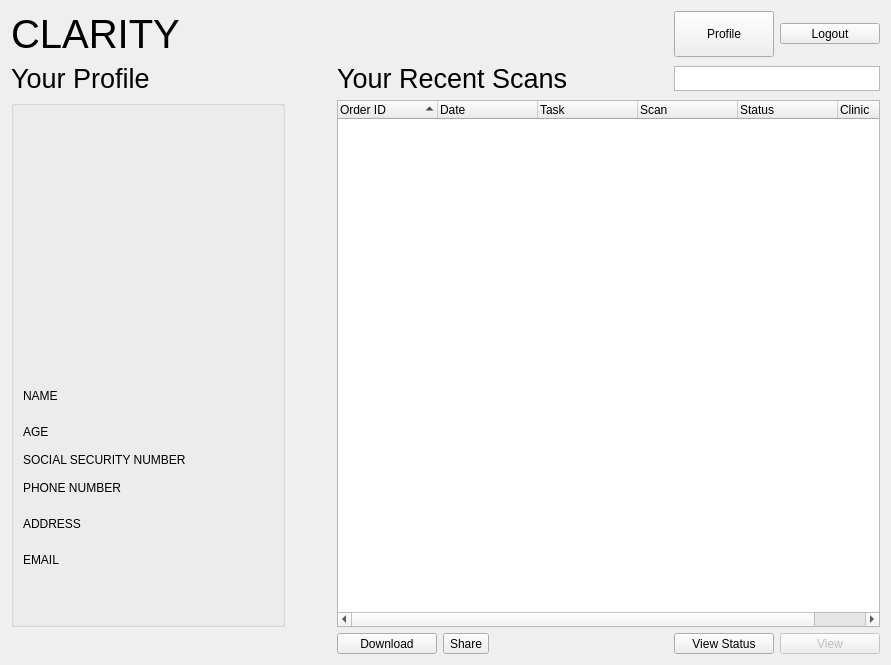
  <widget class="QWidget" name="page_pat_home">
   <layout class="QGridLayout" name="gridLayout_5">
    <item row="1" column="3" colspan="4">
     <widget class="QLabel" name="page_pat_home_label_errands">
      <property name="font">
       <font>
        <pointsize>20</pointsize>
       </font>
      </property>
      <property name="styleSheet">
       <string notr="true">font-size: 20pt;</string>
      </property>
      <property name="text">
       <string>Your Recent Scans</string>
      </property>
     </widget>
    </item>
    <item row="2" column="3" colspan="6">
     <widget class="QTreeWidget" name="page_pat_home_treeWidget_errand_list">
      <property name="minimumSize">
       <size>
        <width>300</width>
        <height>0</height>
       </size>
      </property>
      <property name="styleSheet">
       <string notr="true"/>
      </property>
      <property name="sortingEnabled">
       <bool>true</bool>
      </property>
      <column>
       <property name="text">
        <string>Order ID</string>
       </property>
       <property name="textAlignment">
        <set>AlignLeading|AlignVCenter</set>
       </property>
      </column>
      <column>
       <property name="text">
        <string>Date</string>
       </property>
      </column>
      <column>
       <property name="text">
        <string>Task</string>
       </property>
      </column>
      <column>
       <property name="text">
        <string>Scan</string>
       </property>
      </column>
      <column>
       <property name="text">
        <string>Status</string>
       </property>
      </column>
      <column>
       <property name="text">
        <string>Clinic</string>
       </property>
      </column>
     </widget>
    </item>
    <item row="3" column="5">
     <widget class="QToolButton" name="page_pat_home_button_share">
      <property name="text">
       <string>Share</string>
      </property>
      <property name="icon">
       <iconset>
        <normaloff>icons/share.png</normaloff>icons/share.png</iconset>
      </property>
      <property name="toolButtonStyle">
       <enum>Qt::ToolButtonTextUnderIcon</enum>
      </property>
     </widget>
    </item>
    <item row="3" column="7">
     <widget class="QToolButton" name="page_pat_home_button_view_status">
      <property name="minimumSize">
       <size>
        <width>100</width>
        <height>0</height>
       </size>
      </property>
      <property name="maximumSize">
       <size>
        <width>100</width>
        <height>16777215</height>
       </size>
      </property>
      <property name="text">
       <string>View Status</string>
      </property>
      <property name="icon">
       <iconset>
        <normaloff>icons/status.png</normaloff>icons/status.png</iconset>
      </property>
      <property name="toolButtonStyle">
       <enum>Qt::ToolButtonTextUnderIcon</enum>
      </property>
     </widget>
    </item>
    <item row="2" column="2">
     <spacer name="horizontalSpacer_9">
      <property name="orientation">
       <enum>Qt::Horizontal</enum>
      </property>
      <property name="sizeType">
       <enum>QSizePolicy::Maximum</enum>
      </property>
      <property name="sizeHint" stdset="0">
       <size>
        <width>40</width>
        <height>20</height>
       </size>
      </property>
     </spacer>
    </item>
    <item row="3" column="6">
     <spacer name="horizontalSpacer_12">
      <property name="orientation">
       <enum>Qt::Horizontal</enum>
      </property>
      <property name="sizeHint" stdset="0">
       <size>
        <width>40</width>
        <height>20</height>
       </size>
      </property>
     </spacer>
    </item>
    <item row="3" column="3" colspan="2">
     <widget class="QToolButton" name="page_pat_home_button_download">
      <property name="minimumSize">
       <size>
        <width>100</width>
        <height>0</height>
       </size>
      </property>
      <property name="maximumSize">
       <size>
        <width>100</width>
        <height>16777215</height>
       </size>
      </property>
      <property name="text">
       <string>Download</string>
      </property>
      <property name="icon">
       <iconset>
        <normaloff>icons/download.png</normaloff>icons/download.png</iconset>
      </property>
      <property name="toolButtonStyle">
       <enum>Qt::ToolButtonTextUnderIcon</enum>
      </property>
     </widget>
    </item>
    <item row="0" column="8">
     <widget class="QToolButton" name="page_pat_home_logout">
      <property name="minimumSize">
       <size>
        <width>100</width>
        <height>0</height>
       </size>
      </property>
      <property name="maximumSize">
       <size>
        <width>100</width>
        <height>16777215</height>
       </size>
      </property>
      <property name="layoutDirection">
       <enum>Qt::RightToLeft</enum>
      </property>
      <property name="text">
       <string>Logout</string>
      </property>
      <property name="icon">
       <iconset>
        <normaloff>icons/logout.png</normaloff>icons/logout.png</iconset>
      </property>
      <property name="toolButtonStyle">
       <enum>Qt::ToolButtonTextUnderIcon</enum>
      </property>
     </widget>
    </item>
    <item row="0" column="7">
     <widget class="QToolButton" name="page_pat_home_button_my_profile">
      <property name="sizePolicy">
       <sizepolicy hsizetype="Preferred" vsizetype="Preferred">
        <horstretch>0</horstretch>
        <verstretch>0</verstretch>
       </sizepolicy>
      </property>
      <property name="minimumSize">
       <size>
        <width>100</width>
        <height>0</height>
       </size>
      </property>
      <property name="maximumSize">
       <size>
        <width>100</width>
        <height>16777215</height>
       </size>
      </property>
      <property name="text">
       <string>Profile</string>
      </property>
      <property name="icon">
       <iconset>
        <normaloff>icons/account.png</normaloff>icons/account.png</iconset>
      </property>
      <property name="toolButtonStyle">
       <enum>Qt::ToolButtonTextUnderIcon</enum>
      </property>
     </widget>
    </item>
    <item row="3" column="8">
     <widget class="QToolButton" name="page_pat_home_button_view">
      <property name="enabled">
       <bool>false</bool>
      </property>
      <property name="minimumSize">
       <size>
        <width>100</width>
        <height>0</height>
       </size>
      </property>
      <property name="maximumSize">
       <size>
        <width>100</width>
        <height>16777215</height>
       </size>
      </property>
      <property name="text">
       <string>View</string>
      </property>
      <property name="icon">
       <iconset>
        <normaloff>icons/view.png</normaloff>icons/view.png</iconset>
      </property>
      <property name="toolButtonStyle">
       <enum>Qt::ToolButtonTextUnderIcon</enum>
      </property>
     </widget>
    </item>
    <item row="1" column="1">
     <widget class="QLabel" name="page_pat_home_label_report">
      <property name="font">
       <font>
        <pointsize>20</pointsize>
       </font>
      </property>
      <property name="styleSheet">
       <string notr="true">font-size: 20pt;</string>
      </property>
      <property name="text">
       <string>Your Profile</string>
      </property>
     </widget>
    </item>
    <item row="1" column="7" colspan="2">
     <widget class="QPlainTextEdit" name="page_pat_home_report_textEdit_search">
      <property name="maximumSize">
       <size>
        <width>16777215</width>
        <height>25</height>
       </size>
      </property>
      <property name="plainText">
       <string/>
      </property>
      <property name="placeholderText">
       <string>Search...</string>
      </property>
     </widget>
    </item>
    <item row="2" column="1">
     <widget class="QGroupBox" name="groupBox">
      <property name="styleSheet">
       <string notr="true"/>
      </property>
      <property name="title">
       <string/>
      </property>
      <layout class="QGridLayout" name="gridLayout_3">
       <item row="6" column="0">
        <widget class="QLabel" name="page_pat_home_label_address">
         <property name="minimumSize">
          <size>
           <width>0</width>
           <height>30</height>
          </size>
         </property>
         <property name="text">
          <string>ADDRESS</string>
         </property>
        </widget>
       </item>
       <item row="7" column="0">
        <widget class="QLabel" name="page_pat_home_label_email">
         <property name="minimumSize">
          <size>
           <width>0</width>
           <height>30</height>
          </size>
         </property>
         <property name="text">
          <string>EMAIL</string>
         </property>
        </widget>
       </item>
       <item row="2" column="0">
        <widget class="QLabel" name="page_pat_home_label_name">
         <property name="minimumSize">
          <size>
           <width>0</width>
           <height>30</height>
          </size>
         </property>
         <property name="text">
          <string>NAME</string>
         </property>
        </widget>
       </item>
       <item row="3" column="0">
        <widget class="QLabel" name="page_pat_home_label_age">
         <property name="minimumSize">
          <size>
           <width>0</width>
           <height>30</height>
          </size>
         </property>
         <property name="text">
          <string>AGE</string>
         </property>
        </widget>
       </item>
       <item row="5" column="0">
        <widget class="QLabel" name="page_pat_home_label_phone_number">
         <property name="minimumSize">
          <size>
           <width>0</width>
           <height>30</height>
          </size>
         </property>
         <property name="text">
          <string>PHONE NUMBER</string>
         </property>
        </widget>
       </item>
       <item row="0" column="0">
        <widget class="QLabel" name="page_pat_home_label_profile_picture">
         <property name="minimumSize">
          <size>
           <width>250</width>
           <height>250</height>
          </size>
         </property>
         <property name="maximumSize">
          <size>
           <width>250</width>
           <height>250</height>
          </size>
         </property>
         <property name="text">
          <string/>
         </property>
         <property name="scaledContents">
          <bool>true</bool>
         </property>
        </widget>
       </item>
       <item row="1" column="0">
        <spacer name="verticalSpacer_2">
         <property name="orientation">
          <enum>Qt::Vertical</enum>
         </property>
         <property name="sizeType">
          <enum>QSizePolicy::Maximum</enum>
         </property>
         <property name="sizeHint" stdset="0">
          <size>
           <width>20</width>
           <height>10</height>
          </size>
         </property>
        </spacer>
       </item>
       <item row="8" column="0">
        <spacer name="verticalSpacer">
         <property name="orientation">
          <enum>Qt::Vertical</enum>
         </property>
         <property name="sizeHint" stdset="0">
          <size>
           <width>20</width>
           <height>40</height>
          </size>
         </property>
        </spacer>
       </item>
       <item row="4" column="0">
        <widget class="QLabel" name="page_pat_home_label_social_security_number">
         <property name="text">
          <string>SOCIAL SECURITY NUMBER</string>
         </property>
        </widget>
       </item>
      </layout>
     </widget>
    </item>
    <item row="0" column="1" colspan="5">
     <widget class="QLabel" name="page_pat_home_label_company_name">
      <property name="font">
       <font>
        <pointsize>30</pointsize>
        <weight>50</weight>
        <italic>false</italic>
        <bold>false</bold>
       </font>
      </property>
      <property name="styleSheet">
       <string notr="true">font: 30pt;</string>
      </property>
      <property name="text">
       <string>CLARITY</string>
      </property>
     </widget>
    </item>
   </layout>
  </widget>
